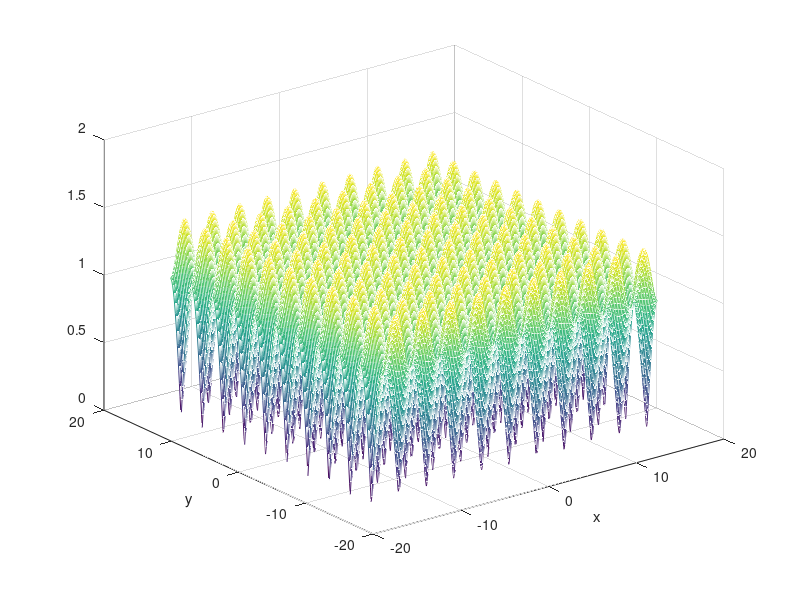

MATLAB code for this plot:
% Graficar z = sqrt(sin(x^2 + y^2))

x = -5*pi:0.1:5*pi;
y = -5*pi:0.1:5*pi;

[X,Y] = meshgrid(x,y);

Z = sqrt(sin(X).^2 + cos(Y).^2);

mesh(X,Y,Z);
xlabel('x');
ylabel('y');